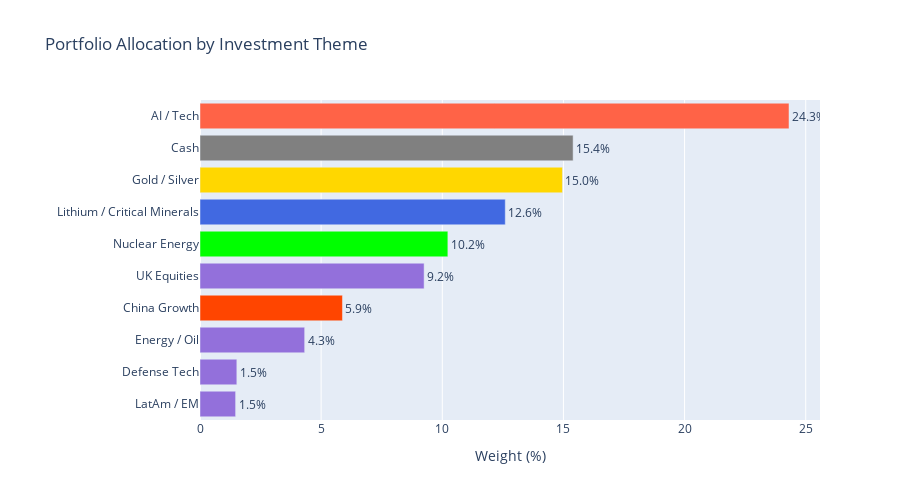

Source (notebook cell):
### Code cell
# Thematic grouping
themes = {
    'AI / Tech': ['GOOGL', 'AMZN', 'NVDA', 'BIDU', 'NBIS', 'WYFI'],
    'Gold / Silver': ['SGLN', 'KGC', 'PAAS'],
    'Nuclear Energy': ['OKLO', 'LEU', 'BE'],
    'Lithium / Critical Minerals': ['PLS', 'LAR', 'LAC', 'PMET', 'LTR', 'ARG', 'LKY'],
    'China Growth': ['BABA', 'XIAOMI', 'NIO', 'ACG'],
    'UK Equities': ['BARC', 'RR'],
    'Energy / Oil': ['XOM', 'HAL'],
    'LatAm / EM': ['MELI'],
    'Defense Tech': ['DRO'],
    'Cash': ['CASH']
}

theme_weights = {}
for theme, tickers in themes.items():
    if theme == 'Cash':
        theme_weights[theme] = cash_pct
    else:
        w = portfolio_df[portfolio_df['Ticker'].isin(tickers)]['Weight_%'].sum()
        theme_weights[theme] = w

theme_df = pd.DataFrame(list(theme_weights.items()), columns=['Theme', 'Weight_%'])
theme_df = theme_df.sort_values('Weight_%', ascending=True)

fig = go.Figure(data=[go.Bar(
    y=theme_df['Theme'], x=theme_df['Weight_%'],
    orientation='h',
    marker_color=['#FFD700' if 'Gold' in t else '#00FF00' if 'Nuclear' in t 
                  else '#FF6347' if 'AI' in t else '#4169E1' if 'Lithium' in t
                  else '#FF4500' if 'China' in t else '#808080' if 'Cash' in t
                  else '#9370DB' for t in theme_df['Theme']],
    text=[f'{w:.1f}%' for w in theme_df['Weight_%']],
    textposition='outside'
)])
fig.update_layout(
    title='Portfolio Allocation by Investment Theme',
    xaxis_title='Weight (%)',
    width=900, height=500,
    margin=dict(l=200)
)
fig.show()

### Figure 1 — Plotly figure (JSON) as saved in the notebook; plotly's stock layout.template omitted (floating-point values rounded to 4 significant figures)
{"data": [{"marker": {"color": ["#9370DB", "#9370DB", "#9370DB", "#FF4500", "#9370DB", "#00FF00", "#4169E1", "#FFD700", "#808080", "#FF6347"]}, "orientation": "h", "text": ["1.5%", "1.5%", "4.3%", "5.9%", "9.2%", "10.2%", "12.6%", "15.0%", "15.4%", "24.3%"], "textposition": "outside", "type": "bar", "x": [1.47, 1.52, 4.32, 5.88, 9.25, 10.23, 12.6, 14.96, 15.4, 24.31], "y": ["LatAm / EM", "Defense Tech", "Energy / Oil", "China Growth", "UK Equities", "Nuclear Energy", "Lithium / Critical Minerals", "Gold / Silver", "Cash", "AI / Tech"]}], "layout": {"height": 500, "margin": {"l": 200}, "title": {"text": "Portfolio Allocation by Investment Theme"}, "width": 900, "xaxis": {"title": {"text": "Weight (%)"}}}}
